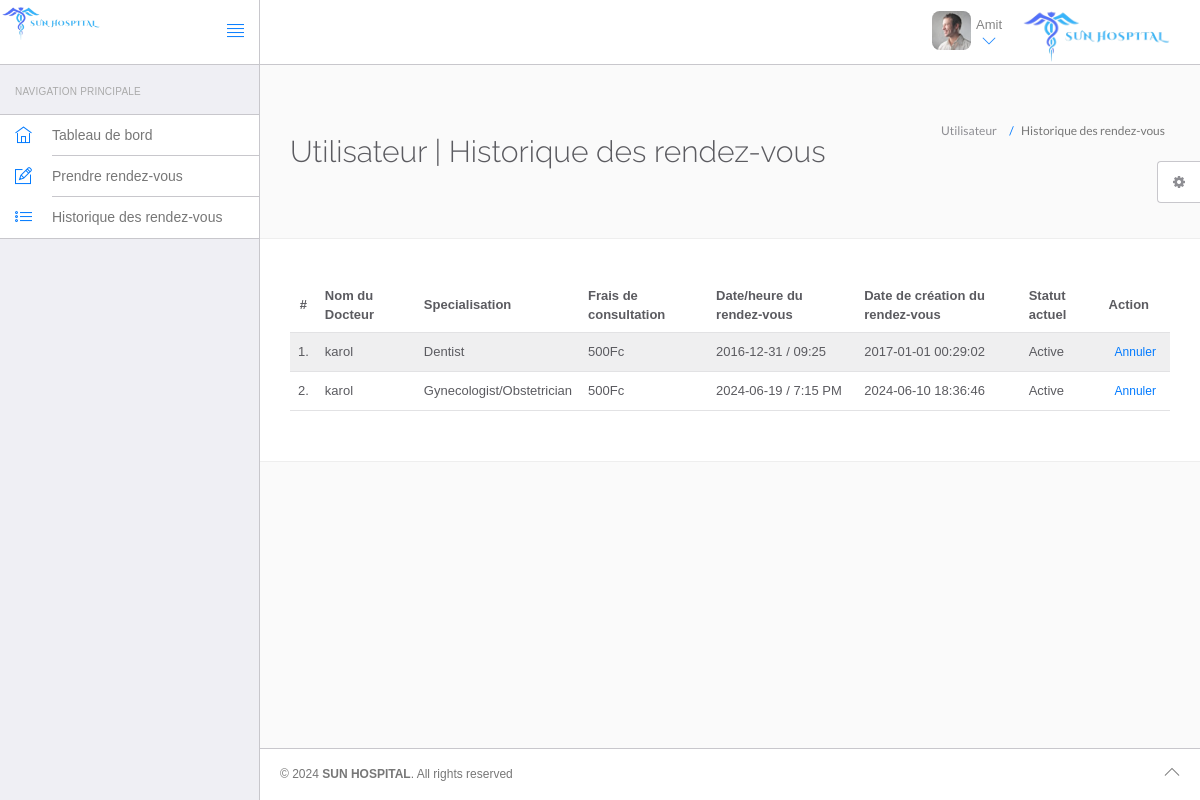
Screenshot of /hms/appointment-history.php (signed in) with the database file from the repository.
### tables this page shows
CREATE TABLE `users` (
  `id` int NOT NULL,
  `fullName` varchar(255) NOT NULL,
  `address` longtext NOT NULL,
  `city` varchar(255) NOT NULL,
  `gender` varchar(255) NOT NULL,
  `email` varchar(255) NOT NULL,
  `password` varchar(255) NOT NULL,
  `regDate` timestamp NOT NULL DEFAULT CURRENT_TIMESTAMP
);

CREATE TABLE `appointment` (
  `id` int NOT NULL,
  `doctorSpecialization` varchar(255) NOT NULL,
  `doctorId` int NOT NULL,
  `userId` int NOT NULL,
  `consultancyFees` int NOT NULL,
  `appointmentDate` varchar(255) NOT NULL,
  `appointmentTime` varchar(255) NOT NULL,
  `postingDate` timestamp NOT NULL DEFAULT CURRENT_TIMESTAMP,
  `userStatus` int NOT NULL,
  `doctorStatus` int NOT NULL,
  `updationDate` varchar(255) DEFAULT NULL
);

CREATE TABLE `doctors` (
  `id` int NOT NULL,
  `specilization` varchar(255) NOT NULL,
  `doctorName` varchar(255) NOT NULL,
  `address` longtext NOT NULL,
  `docFees` varchar(255) NOT NULL,
  `contactno` bigint NOT NULL,
  `docEmail` varchar(255) NOT NULL,
  `password` varchar(255) NOT NULL,
  `creationDate` timestamp NOT NULL DEFAULT CURRENT_TIMESTAMP
);

### hms/appointment-history.php (the view, shortened to what this page needs)
<?php
require 'include/config.php';
?>
<!DOCTYPE html>
<html lang="en">
	<head>
		<link rel="stylesheet" href="vendor/bootstrap/css/bootstrap.min.css">
		<link rel="stylesheet" href="vendor/fontawesome/css/font-awesome.min.css">
		<link rel="stylesheet" href="vendor/themify-icons/themify-icons.min.css">
		<link href="vendor/animate.css/animate.min.css" rel="stylesheet" media="screen">
		<link href="vendor/perfect-scrollbar/perfect-scrollbar.min.css" rel="stylesheet" media="screen">
		<link href="vendor/switchery/switchery.min.css" rel="stylesheet" media="screen">
		<link href="vendor/bootstrap-touchspin/jquery.bootstrap-touchspin.min.css" rel="stylesheet" media="screen">
		<link href="vendor/select2/select2.min.css" rel="stylesheet" media="screen">
		<link href="vendor/bootstrap-datepicker/bootstrap-datepicker3.standalone.min.css" rel="stylesheet" media="screen">
		<link href="vendor/bootstrap-timepicker/bootstrap-timepicker.min.css" rel="stylesheet" media="screen">
		<link rel="stylesheet" href="assets/css/styles.css">
		<link rel="stylesheet" href="assets/css/plugins.css">
		<link rel="stylesheet" href="assets/css/themes/theme-1.css" id="skin_color" />
	</head>
	<body>
		<div id="app">
<?php require 'include/sidebar.php';?>
			<div class="app-content">
					<?php require 'include/header.php';?>
				<div class="main-content" >
					<div class="wrap-content container" id="container">
						<section id="page-title">
							<div class="row">
								<div class="col-sm-8">
									<h2 class="mainTitle">Utilisateur | Historique des rendez-vous</h2>
																	</div>
								<ol class="breadcrumb">
									<li>
										<span>Utilisateur </span>
									</li>
									<li class="active">
										<span>Historique des rendez-vous</span>
									</li>
								</ol>
							</div>
						</section>
						<div class="container-fluid container-fullw bg-white">
									<div class="row">
								<div class="col-md-12">
									<table class="table table-striped" id="sample-table-1">
										<thead>
											<tr>
												<th class="center">#</th>
												<th class="hidden-xs">Nom du Docteur</th>
												<th>Specialisation</th>
												<th>Frais de consultation</th>
												<th>Date/heure du rendez-vous</th>
												<th>Date de création du rendez-vous</th>
												<th>Statut actuel</th>
												<th>Action</th>
											</tr>
										</thead>
										<tbody>
<?php
try{
	$sql=$con->prepare("SELECT doctors.doctorName as docname,appointment.*  from appointment join doctors on doctors.id=appointment.doctorId where appointment.userId=:userid");
	$sql->execute([
		'userid'=>$_SESSION['id']
	]);
	$array= $sql->fetchAll();
}catch(PDOException $e){
	echo "error".$e->getMessage();
}
$cnt=1;
foreach($array as $row)
{
?>
											<tr <?php if($row['doctorStatus']==0):?><?= "class='bg-warning'"?> <?php endif ?>>
												<td class="center"><?php echo $cnt;?>.</td>
												<td class="hidden-xs"><?php echo $row['docname'];?></td>
												<td><?php echo $row['doctorSpecialization'];?></td>
												<td><?php echo $row['consultancyFees']."Fc";?></td>
												<td><?php echo $row['appointmentDate'];?> / <?php echo
												 $row['appointmentTime'];?>
												</td>
												<td><?php echo $row['postingDate'];?></td>
												<td>
<?php if(($row['userStatus']==1) && ($row['doctorStatus']==1))
{
	echo "Active";
}
?></td>
											<td >
												<div class="visible-md visible-lg hidden-sm hidden-xs">
							<?php if(($row['userStatus']==1) && ($row['doctorStatus']==1))
{ ?>
	<a href="appointment-history.php?id=<?= $row['id']?>&cancel=update" onClick="return confirm('Êtes-vous sûr de vouloir annuler ce rendez-vous?')"class="btn btn-transparent btn-xs tooltips" title="Cancel Appointment" tooltip-placement="top" tooltip="Remove">Annuler</a>
	<?php } else {
		echo "<span class='badge bg-danger'>Annulé</span>";
		} ?>
												</div>
												</td>
											</tr>
											<?php
$cnt=$cnt+1;
											 }?>
										</tbody>
									</table>
								</div>
							</div>
								</div>
					</div>
				</div>
			</div>
	<?php require 'include/footer.php';?>
	<?php require 'include/setting.php';?>
		</div>
	</body>
</html>

### hms/include/header.php (shortened to what this page needs)
<header class="navbar navbar-default navbar-static-top">
					<div class="navbar-header">
						<img src="../images/logos.png" width="100px">
						<a href="#" class="sidebar-toggler pull-right visible-md visible-lg" data-toggle-class="app-sidebar-closed" data-toggle-target="#app">
							<i class="ti-align-justify"></i>
						</a>
					</div>
					<div class="navbar-collapse collapse">
						<ul class="nav navbar-right">
								<img src="../../images/logos.png" alt="" width="150px">
							<li class="dropdown current-user">
								<a href class="dropdown-toggle" data-toggle="dropdown">
									<img src="assets/images/avatar-1.jpg" alt="Peter"> <span class="username">
									<?php $query=$con->prepare("select fullName from users where id='".$_SESSION['id']."'"); $query->execute(); $user = $query->fetch();
if(!empty($user))
{
	echo $user['fullName'];
}
									?> <i class="ti-angle-down"></i></i></span>
								</a>
							</li>
						</ul>
					</div>
				</header>

### hms/assets/css/themes/theme-1.css (style rules this page uses)
body { background: #FAFAFA; }
header .navbar-header { background: #ffffff !important; border-right-color: #c8c7cc !important; border-bottom-color: #c8c7cc !important; }
header .navbar-header .sidebar-toggler, header .navbar-header .sidebar-mobile-toggler { color: #007aff !important; }
header .navbar-collapse { background: #ffffff !important; border-bottom-color: #c8c7cc !important; box-shadow: none !important; }
header .navbar-collapse .navbar-right > li > a { color: #777; }
header .navbar-collapse .navbar-right > li > a i { color: #007aff !important; }

### rows the page displays
users: fullName "Amit"
appointment: doctorId.doctorName "karol", doctorSpecialization "Dentist", consultancyFees "500", appointmentDate "2016-12-31", appointmentTime "09:25", postingDate "2017-01-01 00:29:02", userStatus "Active"
appointment: doctorId.doctorName "karol", doctorSpecialization "Gynecologist/Obstetrician", consultancyFees "500", appointmentDate "2024-06-19", appointmentTime "7:15 PM", postingDate "2024-06-10 18:36:46", userStatus "Active"
